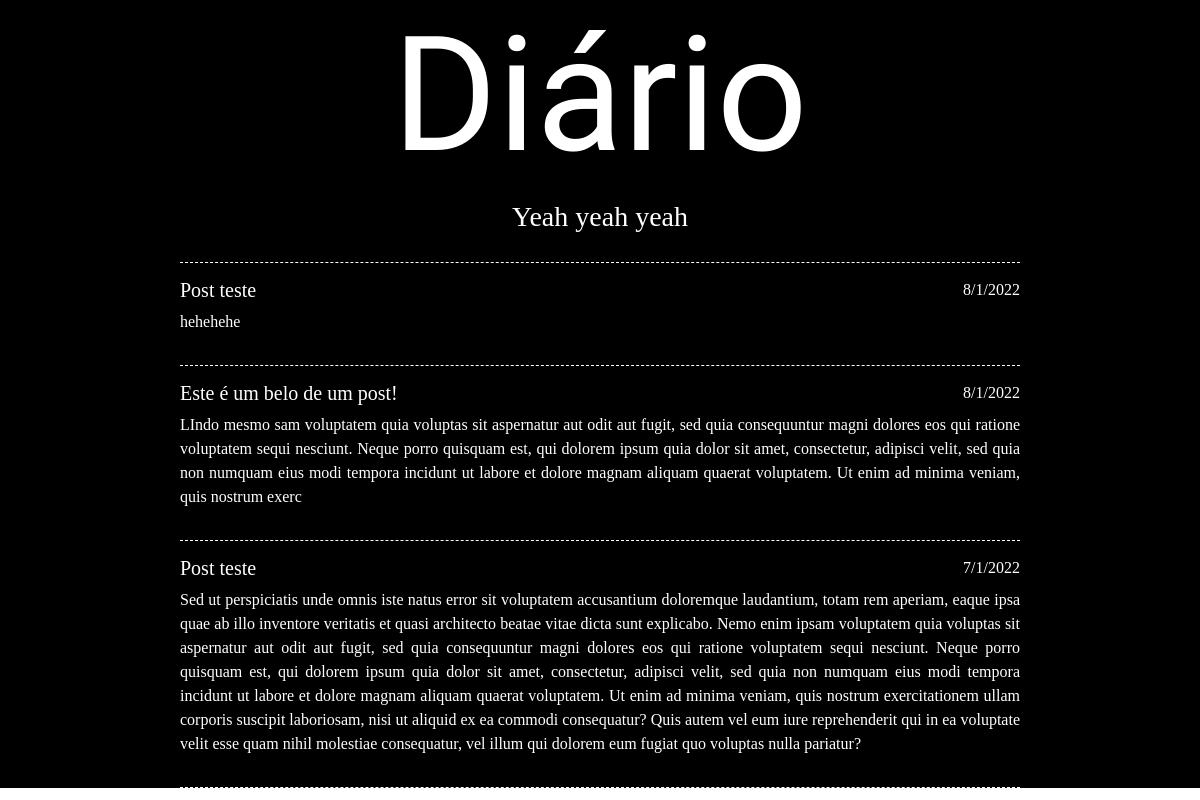
The page / on the database its author committed.
### app/models/tables.py (models this page shows, shortened)
class Post(db.Model):
    __tablename__ = "posts"
    id = db.Column(db.Integer, primary_key=True)
    title = db.Column(db.Text)
    content = db.Column(db.Text)
    date = db.Column(db.DateTime,default=datetime.utcnow)

### app/controllers/routes.py (the view)
@app.route("/",methods=['GET'])
def index():
    posts = Post.query.order_by(Post.date).all()
    return render_template('index.html', posts=posts)

### app/templates/index.html (shortened to what this page needs)
{%extends "base.html"%}
{%block content%}
<div id="main-content">
    {%if posts%}
    {%for post in posts[::-1]%}
    <article class="post">
        <div class="title">
            <div>
                <h5 class="post-title" contentEditable="false">{{post.title}}</h5>
            </div>
            <div class="post-sidebar">
                <time>{{post.date.day}}/{{post.date.month}}/{{post.date.year}}</time>
            </div>
        </div>
        <div class="content">
            <p type="text" class="content-text" contentEditable="false">{{post.content}}</p>
        </div>
    </article>
    {%endfor%}
    {%endif%}
</div>
{%endblock%}

### app/static/style.css (style rules this page uses)
* { margin: 0; padding: 0; box-sizing: border-box; font-family: 'Libre Baskerville', serif; color:white; }
.post { padding: 15px 0px; border-bottom: 1px dashed white; }
.title { display: flex; justify-content: space-between; }
.content>p { text-align: justify; }

### rows shown on the page
Post: title "Post teste", date.day "8", date.month "1", date.year "2022", content "hehehehe"
Post: title "Este é um belo de um post!", date.day "8", date.month "1", date.year "2022", content "LIndo mesmo sam voluptatem quia voluptas sit aspernatur aut odit aut fugit, sed quia consequuntur magni dolores eos qui ratione voluptatem sequi nesciunt. Neque porro quisquam est, qui dolorem ipsum quia dolor sit amet, consectetur, adipisci velit, sed quia non numquam eius modi tempora incidunt ut labore et dolore magnam aliquam quaerat voluptatem. Ut enim ad minima veniam, quis nostrum exerc"
Post: title "Post teste", date.day "7", date.month "1", date.year "2022", content "Sed ut perspiciatis unde omnis iste natus error sit voluptatem accusantium doloremque laudantium, totam rem aperiam, eaque ipsa quae ab illo inventore veritatis et quasi architecto beatae vitae dicta sunt explicabo. Nemo enim ipsam voluptatem quia voluptas sit aspernatur aut odit aut fugit, sed quia consequuntur magni dolores eos qui ratione voluptatem sequi nesciunt. Neque porro quisquam est, qui dolorem ipsum quia dolor sit amet, consectetur, adipisci velit, sed quia non numquam eius modi tempora incidunt ut labore et dolore magnam aliquam quaerat voluptatem. Ut enim ad minima veniam, quis nostrum exercitationem ullam corporis suscipit laboriosam, nisi ut aliquid ex ea commodi…"
